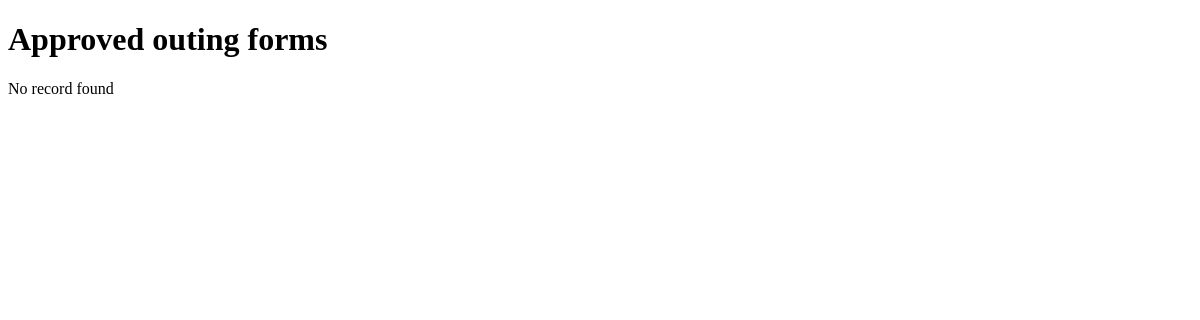
Before: /student/previous-outing-forms/ (signed in) with the older database file.
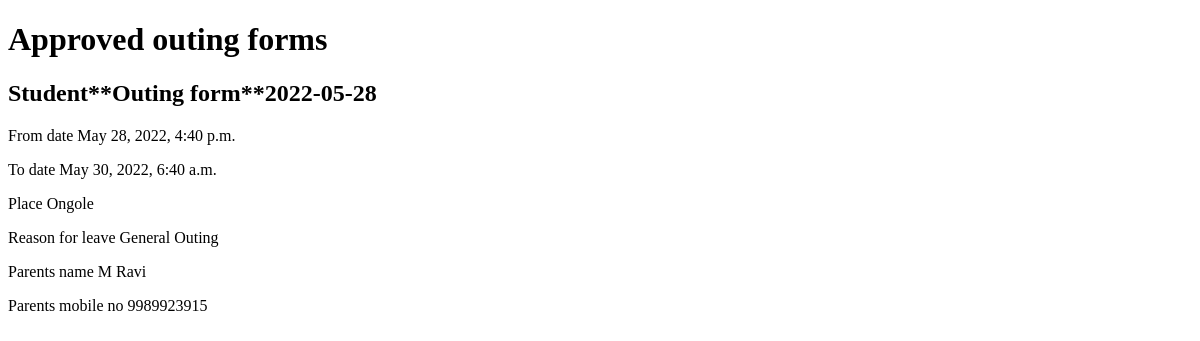
After: the same page with the newer database file.
### db/models.py (models this page shows, shortened)
class Gatepass(models.Model):
    student = models.ForeignKey(User,on_delete=models.CASCADE,related_name="student")
    section = models.CharField(max_length=2)
    register_no = models.CharField(max_length=15)
    year = models.IntegerField()
    counsellor = models.ForeignKey(User,on_delete=models.SET_NULL,null=True,related_name="Counsellor")
    year_coordinator = models.ForeignKey(User,on_delete=models.SET_NULL,null=True,name="Year coordinator")
    applied_date = models.DateField()
    from_date = models.DateTimeField()
    to_date = models.DateTimeField()
    place = models.CharField(max_length=101)
    reason_for_leave = models.TextField(max_length=1001)
    parents_name = models.CharField(max_length=101)
    parents_pno = models.CharField(max_length=15)
    parents_permission = models.BooleanField(default=False)
    is_emergency = models.BooleanField(default=False)
    counsellor_sign = models.BooleanField(default=False)
    year_coordinator_sign = models.BooleanField(default=False)
    hod_sign = models.BooleanField(default=False)
    principal_sign = models.BooleanField(default=False)
    approved = models.BooleanField(default=False)
    deny = models.BooleanField(default=False)
    is_printed = models.BooleanField(default=False)
    def __str__(self):
        return str(self.student)+"**Outing form**"+str(self.applied_date)

class User(AbstractUser):
    is_superuser = models.BooleanField(
        _('superuser status'),
        default=False,
        help_text=_(
            "Check this if the user is super user(Administrator)"
        ),
    )
    is_staff = models.BooleanField(
        _('Principal status'),
        default=False,
        help_text=_('If principal Check this'),
    )
    is_active = models.BooleanField(
        _('active'),
        default=True,
        help_text=_(
            'To block the user uncheck this'
        ),
    )
    email = models.EmailField(unique=True)
    is_student = models.BooleanField(_("Student"),default=True,help_text=_("If student check this"))
    is_year_coordinator = models.BooleanField(_("Year Coordinator"),default=False,help_text=_("If year coordinator check this"))
    is_counsellor = models.BooleanField(_("Counsellor"),default = False,help_text=_("If Counsellor check this"))
    is_hod = models.BooleanField(_("HOD"),default=False,help_text=_("If HOD check this"))
    is_warden = models.BooleanField(_("Warden"),default=False,help_text=_("If warden check this"))
    department = models.ForeignKey(Department,on_delete=models.CASCADE,null=True)
    year = models.IntegerField(null=True)
    def __str__(self):
        return self.username

### student/views.py (the view)
# urls.py: path("previous-outing-forms/",previous_outing,name="previous-outing"),
@login_required
@user_passes_test(is_student)
def previous_outing(request):
    student = User.objects.get(username=request.user)
    context = {"forms":Gatepass.objects.filter(student=student,approved=True),"title":"Approved outing forms"}
    return render(request,"student/outing_forms.html",context)

### student/views.py (called while the page is built)
def is_student(request):
    if request.is_student:
        return True
    return False

### student/templates/student/outing_forms.html (shortened to what this page needs)
<!DOCTYPE html>
<html lang="en">
<head>
</head>
<body>
    <h1>{{title}}</h1>
    {% if forms %}
        {% for i in forms %}
            <h2>{{i}}</h2>
            <p>From date {{i.from_date}}</p>
            <p>To date {{i.to_date}}</p>
            <p>Place {{i.place}}</p>
            <p>Reason for leave {{i.reason_for_leave}}</p>
            <p>Parents name {{i.parents_name}}</p>
            <p>Parents mobile no {{i.parents_pno}}</p>
        {% endfor %}
    {% else %}
        <p>No record found</p>
    {% endif %}
</body>
</html>

Changed rows visible on the page:
now on this page (row edited): Gatepass: student+applied_date "Student**Outing form**2022-05-28", from_date "May 28, 2022, 4:40 p.m.", to_date "May 30, 2022, 6:40 a.m.", place "Ongole", reason_for_leave "General Outing", parents_name "M Ravi", parents_pno "9989923915"
Other visible differences:
text no longer shown: "No record found"
